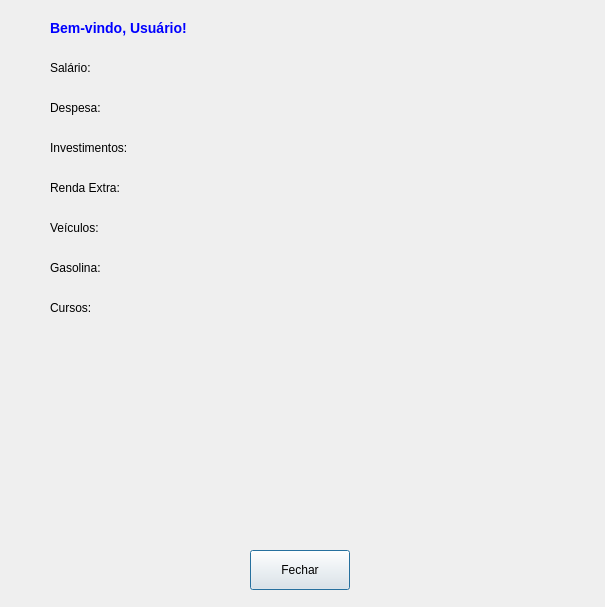
<?xml version="1.0" encoding="UTF-8"?>
<ui version="4.0">
 <class>Perfil_usuario</class>
 <widget class="QDialog" name="Perfil_usuario">
  <property name="geometry">
   <rect>
    <x>0</x>
    <y>0</y>
    <width>605</width>
    <height>607</height>
   </rect>
  </property>
  <property name="windowTitle">
   <string>Perfil do Usuário</string>
  </property>

  
  <widget class="QLabel" name="label_nome">
   <property name="geometry">
    <rect>
     <x>50</x>
     <y>20</y>
     <width>150</width>
     <height>16</height>
    </rect>
   </property>
   <property name="styleSheet">
    <string notr="true">color: blue; font: bold 14px;</string>
   </property>
   <property name="text">
    <string>Bem-vindo, Usuário!</string>
   </property>
  </widget>

  
  <widget class="QLabel" name="label_salario">
   <property name="geometry">
    <rect>
     <x>50</x>
     <y>60</y>
     <width>150</width>
     <height>16</height>
    </rect>
   </property>
   <property name="text">
    <string>Salário: </string>
   </property>
  </widget>

  <widget class="QLabel" name="label_despesa">
   <property name="geometry">
    <rect>
     <x>50</x>
     <y>100</y>
     <width>150</width>
     <height>16</height>
    </rect>
   </property>
   <property name="text">
    <string>Despesa: </string>
   </property>
  </widget>

  <widget class="QLabel" name="label_investimentos">
   <property name="geometry">
    <rect>
     <x>50</x>
     <y>140</y>
     <width>150</width>
     <height>16</height>
    </rect>
   </property>
   <property name="text">
    <string>Investimentos: </string>
   </property>
  </widget>

  <widget class="QLabel" name="label_rendaextra">
   <property name="geometry">
    <rect>
     <x>50</x>
     <y>180</y>
     <width>150</width>
     <height>16</height>
    </rect>
   </property>
   <property name="text">
    <string>Renda Extra: </string>
   </property>
  </widget>

  <widget class="QLabel" name="label_veiculos">
   <property name="geometry">
    <rect>
     <x>50</x>
     <y>220</y>
     <width>150</width>
     <height>16</height>
    </rect>
   </property>
   <property name="text">
    <string>Veículos: </string>
   </property>
  </widget>

  <widget class="QLabel" name="label_gasolina">
   <property name="geometry">
    <rect>
     <x>50</x>
     <y>260</y>
     <width>150</width>
     <height>16</height>
    </rect>
   </property>
   <property name="text">
    <string>Gasolina: </string>
   </property>
  </widget>

  <widget class="QLabel" name="label_cursos">
   <property name="geometry">
    <rect>
     <x>50</x>
     <y>300</y>
     <width>150</width>
     <height>16</height>
    </rect>
   </property>
   <property name="text">
    <string>Cursos: </string>
   </property>
  </widget>

  
  <widget class="QLabel" name="label_salario_value">
   <property name="geometry">
    <rect>
     <x>150</x>
     <y>60</y>
     <width>150</width>
     <height>16</height>
    </rect>
   </property>
   <property name="text">
    <string/>
   </property>
  </widget>

  <widget class="QLabel" name="label_despesa_value">
   <property name="geometry">
    <rect>
     <x>150</x>
     <y>100</y>
     <width>150</width>
     <height>16</height>
    </rect>
   </property>
   <property name="text">
    <string/>
   </property>
  </widget>

  <widget class="QLabel" name="label_investimentos_value">
   <property name="geometry">
    <rect>
     <x>150</x>
     <y>140</y>
     <width>150</width>
     <height>16</height>
    </rect>
   </property>
   <property name="text">
    <string/>
   </property>
  </widget>

  <widget class="QLabel" name="label_rendaextra_value">
   <property name="geometry">
    <rect>
     <x>150</x>
     <y>180</y>
     <width>150</width>
     <height>16</height>
    </rect>
   </property>
   <property name="text">
    <string/>
   </property>
  </widget>

  <widget class="QLabel" name="label_veiculos_value">
   <property name="geometry">
    <rect>
     <x>150</x>
     <y>220</y>
     <width>150</width>
     <height>16</height>
    </rect>
   </property>
   <property name="text">
    <string/>
   </property>
  </widget>

  <widget class="QLabel" name="label_gasolina_value">
   <property name="geometry">
    <rect>
     <x>150</x>
     <y>260</y>
     <width>150</width>
     <height>16</height>
    </rect>
   </property>
   <property name="text">
    <string/>
   </property>
  </widget>

  <widget class="QLabel" name="label_cursos_value">
   <property name="geometry">
    <rect>
     <x>150</x>
     <y>300</y>
     <width>150</width>
     <height>16</height>
    </rect>
   </property>
   <property name="text">
    <string/>
   </property>
  </widget>

  
  <widget class="QPushButton" name="btn_fechar">
   <property name="geometry">
    <rect>
     <x>250</x>
     <y>550</y>
     <width>100</width>
     <height>40</height>
    </rect>
   </property>
   <property name="text">
    <string>Fechar</string>
   </property>
  </widget>

 </widget>
 <resources/>
 <connections/>
</ui>
